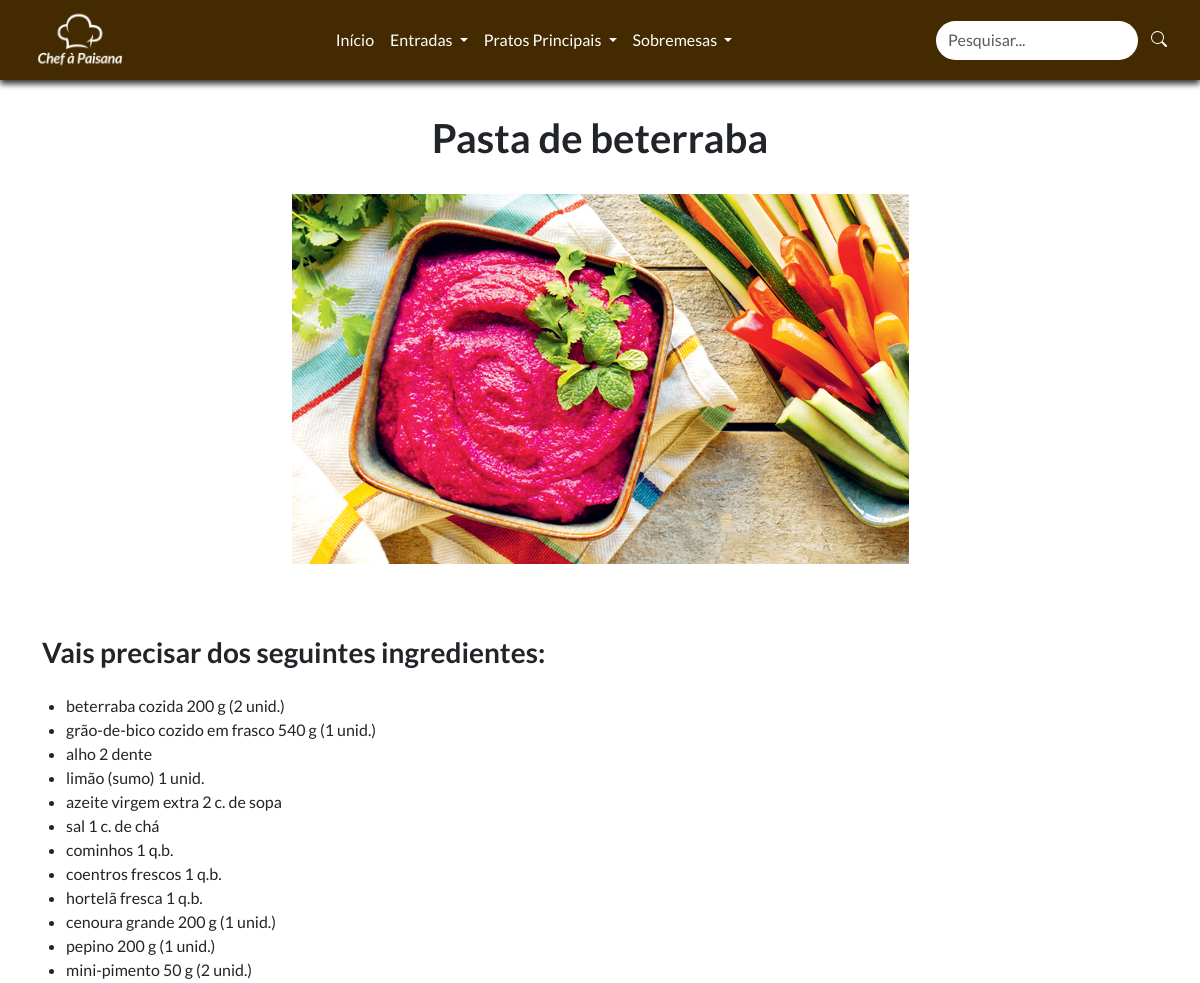
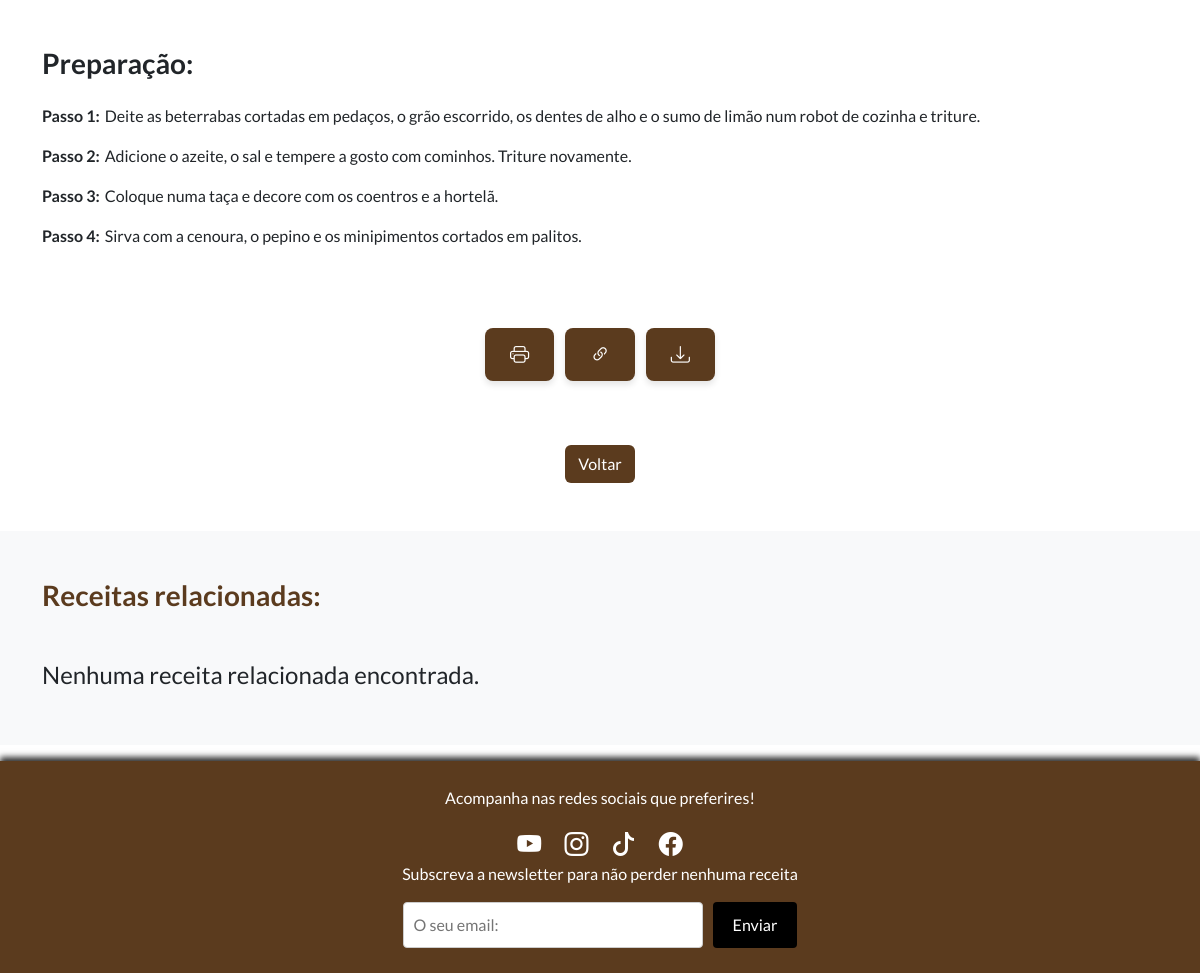
Screenshot of /receita.php?id=12 with the database file from the repository (2 pictures, top to bottom).
### tables this page shows
CREATE TABLE IF NOT EXISTS `receitas` (
  `id` int(11) unsigned NOT NULL AUTO_INCREMENT,
  `imagem` varchar(128) DEFAULT NULL,
  `titulo` varchar(50) DEFAULT NULL,
  `ingredientes` text DEFAULT NULL,
  `temp_prep` int(11) DEFAULT NULL,
  `preparacao` longtext DEFAULT NULL,
  `dificuldade` varchar(50) DEFAULT NULL,
  `n_pessoas` int(11) DEFAULT NULL,
  `tipo_receita` varchar(50) DEFAULT NULL,
  PRIMARY KEY (`id`)
);

### receita.php (the view, shortened to what this page needs)
<?php
$user ='projeto';
$pass = 'web';
$database = 'projetoweb';
try{
  $dbh = new PDO('mysql:host=localhost:3307;charset=utf8;dbname='.$database, $user, $pass);
}catch(PDOException $e){
  echo $e;
}
$id = isset($_GET['id']) ? intval($_GET['id']) : 0;
$sql = 'SELECT * FROM receitas WHERE id = :id';
$stmt = $dbh->prepare($sql);
$stmt->execute([':id' => $id]);
$receita = $stmt->fetch(PDO::FETCH_ASSOC);
$tipoReceitaAtual = $receita['tipo_receita'];
$sqlRelacionadas = 'SELECT * FROM receitas WHERE tipo_receita = :tipo_receita AND id != :id LIMIT 3';
$stmtRelacionadas = $dbh->prepare($sqlRelacionadas);
$stmtRelacionadas->execute([':tipo_receita' => $tipoReceitaAtual, ':id' => $receita['id']]);
$receitasRelacionadas = $stmtRelacionadas->fetchAll(PDO::FETCH_ASSOC);
?>
<!DOCTYPE html>
<html lang="pt">
<head>
    <?php require ('includes/linkscss.php') ?>
</head>
<body>
<?php require ('includes/header.php') ?>
<div id="parteImprimir" class="container mt-4 mb-5">
    <div class="text-center">
        <h1 class="fw-bold" style="margin-top: 90px"><?php echo $receita['titulo']; ?></h1>
        <img src="imgs/<?php echo $receita['imagem']; ?>" alt="<?php echo $receita['titulo']; ?>" class="img-fluid my-4">
        <h3 style="text-align: left" class="fw-bold mt-5 mb-4">Vais precisar dos seguintes ingredientes:</h3>
        <ul class="list-group ms-4">
            <?php
            $ingredientes = explode(',', $receita['ingredientes']);
            foreach ($ingredientes as $ingrediente): ?>
                <li style="text-align: left"><?php echo trim($ingrediente); ?></li>
            <?php endforeach; ?>
        </ul>
        <h3 style="text-align: left" class="fw-bold mt-5 mb-4">Preparação:</h3>
        <div>
            <?php
            $preparacao = explode(';', $receita['preparacao']);
            foreach ($preparacao as $preparacao):
                preg_match('/(Passo \d+:)(.*)/', $preparacao, $matches);
                ?>
                <p style="text-align: left">
                    <strong><?php echo htmlspecialchars($matches[1]); ?></strong><span style="margin-left: 5px;"></span><?php echo htmlspecialchars(trim($matches[2])); ?>
                </p>
            <?php endforeach; ?>
        </div>
    </div>
</div>
          <div class="text-center mt-3 mb-5">
            <div class="tooltip-container">
                <button class="btn-print me-2" onclick="window.print()">
                    <i class="bi bi-printer"></i>
                </button>
            </div>
            <div class="tooltip-container">
                <button class="btn-copy me-2" onclick="copiarLink()">
                    <i class="bi bi-link-45deg"></i>
                </button>
            </div>
            <div class="tooltip-container">
                <button class="btn-download" onclick="downloadReceita()">
                    <i class="bi bi-download"></i>
                </button>
            </div>
        </div>
        <div class="text-center mt-3 mb-5">
            <button onclick="history.back()" class="btn" style="color: white; background-color: #5b3b1e;">Voltar</button>
        </div>
        <section class="bg-light py-5">
            <div class="container">
                <h3 class="text-start fw-bold mb-5" style="color: #5b3b1e;">Receitas relacionadas:</h3>
                <div class="row g-4">
                    <?php if (!empty($receitasRelacionadas)): ?>
                    <?php foreach ($receitasRelacionadas as $receitaRelacionada): ?>
                    <div class="col-md-4">
                        <div class="card">
                            <img src="imgs/<?php echo $receitaRelacionada['imagem']; ?>" class="card-img-top" alt="<?php echo $receitaRelacionada['titulo']; ?>">
                            <div class="card-body text-center">
                                <h5 class="card-title"><?php echo $receitaRelacionada['titulo']; ?></h5>
                                <div class="d-flex justify-content-center align-items-center mb-3">
                                    <div class="me-5 mb-2"><i class="bi bi-clock"></i> <?php echo $receitaRelacionada['temp_prep']; ?> min</div>
                                    <div class="me-5 mb-2"><i class="bi bi-star"></i> <?php echo $receitaRelacionada['dificuldade']; ?></div>
                                    <div><i class="bi bi-person"></i> <?php echo $receitaRelacionada['n_pessoas']; ?> pessoas</div>
                                </div>
                                <a href="receita.php?id=<?php echo $receitaRelacionada['id']; ?>" class="btn"
                                    style="border: 1px solid #5b3b1e; color: #5b3b1e; background-color: transparent;"
                                    onmouseover="this.style.backgroundColor='#5b3b1e'; this.style.color='white';"
                                    onmouseout="this.style.backgroundColor='transparent'; this.style.color='#5b3b1e';">
                                    Ver Receita
                                </a>
                            </div>
                        </div>
                    </div>
                    <?php endforeach; ?>
                    <?php else: ?>
                    <h4>Nenhuma receita relacionada encontrada.</h4>
                    <?php endif; ?>
                </div>
            </div>
        </section>
<?php require ('includes/footer.php') ?>
</body>
</html>

### css/style.css (style rules this page uses)
* { margin: 0; padding: 0; text-decoration: none; scroll-behavior: smooth; font-family: 'Lato', sans-serif; }
.btn-print, .btn-copy, .btn-download { background-color: #5b3b1e; color: white; padding: 12px 25px; font-size: 1.2rem; border: none; border-radius: 8px; cursor: pointer; text-transform: uppercase; transition: all 0.3s ease; box-shadow: 0 4px 6px rgba(0, 0, 0, 0.1); }
.tooltip-container { position: relative; display: inline-block; }

### includes/footer.php (style rules this page uses)
html, body { height: 100%; margin: 0; display: flex; flex-direction: column; }
.container { flex: 1; }

### rows the page displays
receitas: titulo "Pasta de beterraba", imagem (picture), ingredientes "beterraba cozida 200 g (2 unid.)", ingredientes "grão-de-bico cozido em frasco 540 g (1 unid.)", ingredientes "alho 2 dente", ingredientes "limão (sumo) 1 unid.", ingredientes "azeite virgem extra 2 c. de sopa", ingredientes "sal 1 c. de chá", ingredientes "cominhos 1 q.b.", ingredientes "coentros frescos 1 q.b.", ingredientes "hortelã fresca 1 q.b.", ingredientes "cenoura grande 200 g (1 unid.)", ingredientes "pepino 200 g (1 unid.)", ingredientes "mini-pimento 50 g (2 unid.)"

### other values shown
$matches[1] "Passo 1:"
$matches[2] "Deite as beterrabas cortadas em pedaços, o grão escorrido, os dentes de alho e o sumo de limão num robot de cozinha e triture."
$matches[1] "Passo 2:"
$matches[2] "Adicione o azeite, o sal e tempere a gosto com cominhos. Triture novamente."
$matches[1] "Passo 3:"
$matches[2] "Coloque numa taça e decore com os coentros e a hortelã."
$matches[1] "Passo 4:"
$matches[2] "Sirva com a cenoura, o pepino e os minipimentos cortados em palitos."
